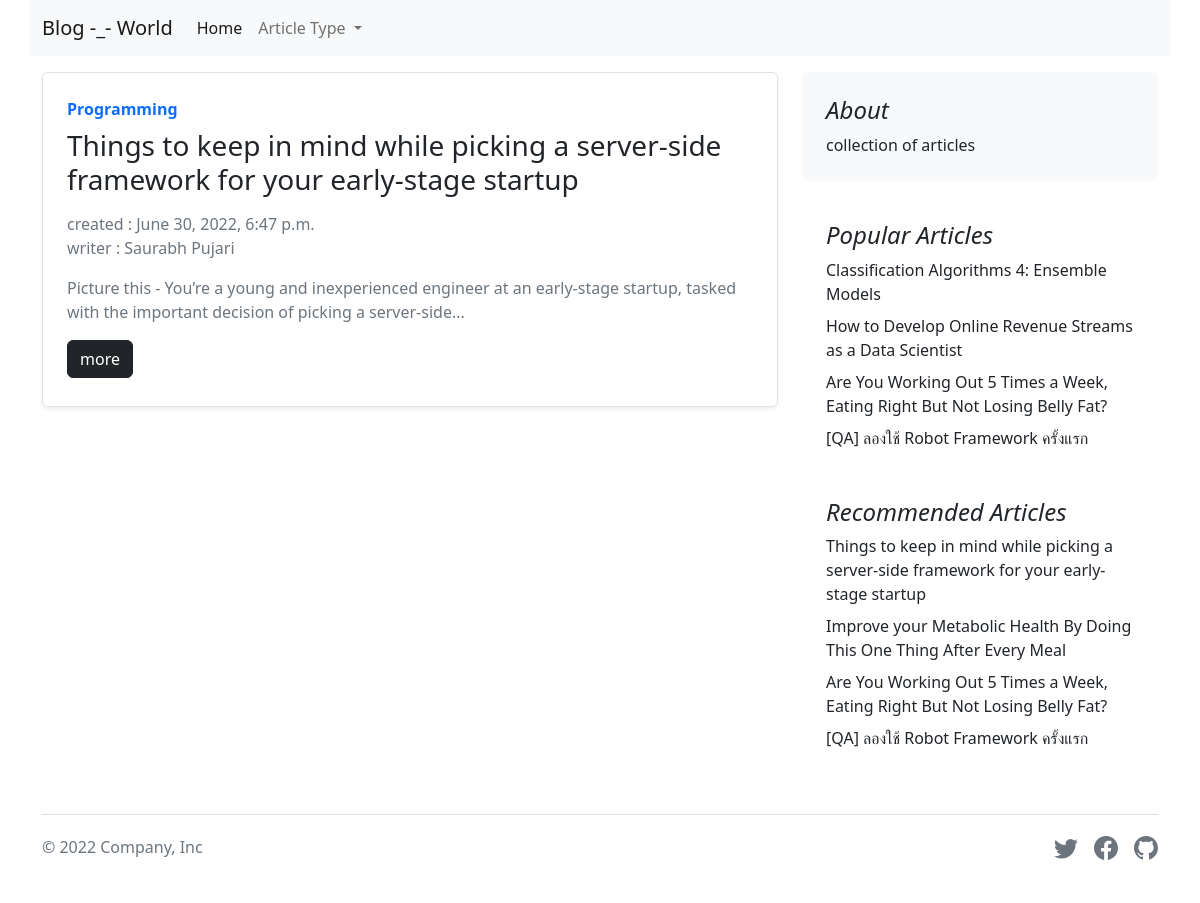
The app's page /1/, older data.
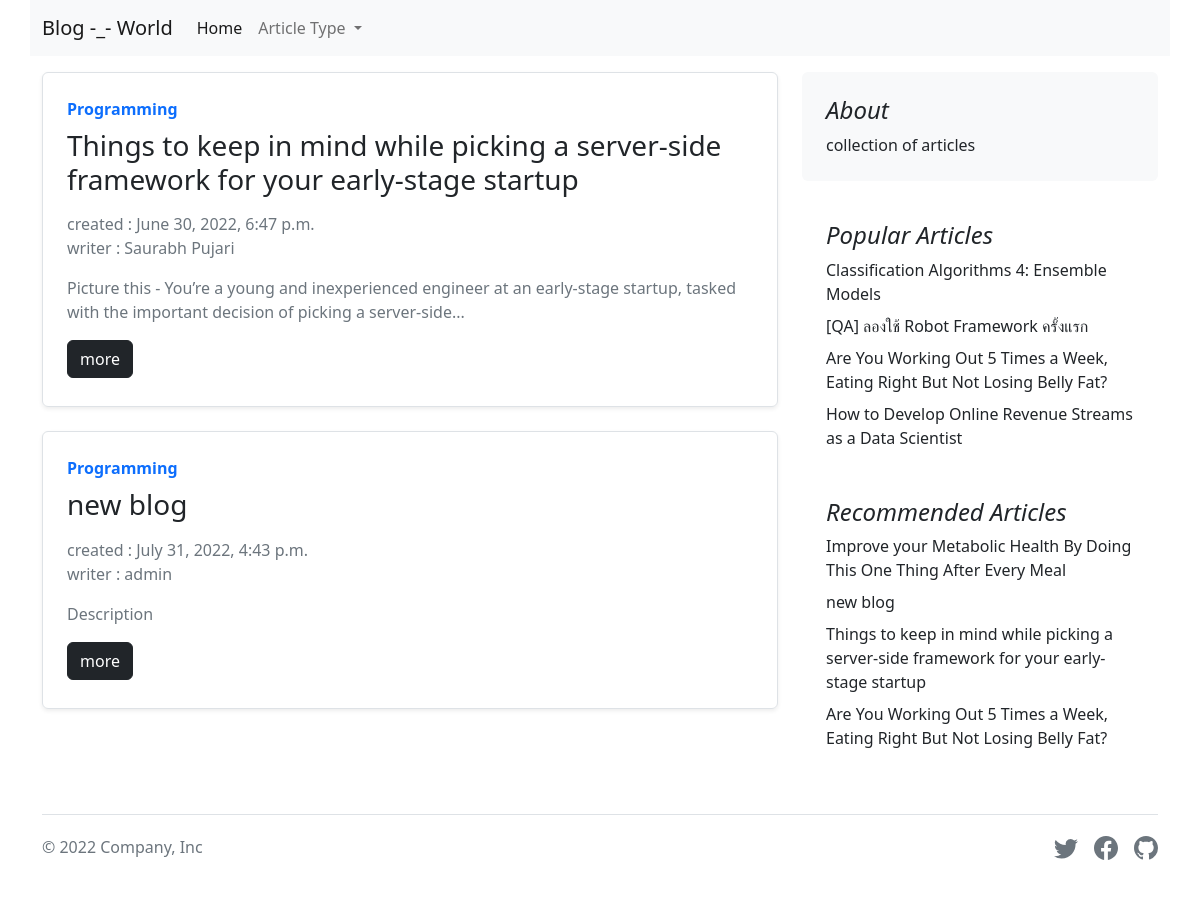
The same page, newer data.
### blog/models.py (models this page shows, shortened)
class Blogs(models.Model) :
    name = models.CharField(max_length=255)
    description = models.TextField()
    content = models.TextField()
    category = models.ForeignKey(Category,on_delete=models.CASCADE)
    writer = models.CharField(max_length=255)
    views = models.IntegerField(default=0)
    created = models.DateTimeField(auto_now_add=True)

### category/models.py (models this page shows)
class Category(models.Model) :
    name = models.CharField(max_length=255,unique=True)
    def __str__(self):
        return self.name

### blog/views.py (the view)
# urls.py: path('<int:category_id>/', resultdata, name='resultdata'),
def resultdata(request, category_id):
    results = Blogs.objects.filter(category_id=category_id)
    context = {
        'results': results,
        'categories': categories,
        'recommend': recommend,
        'popular': popular
    }
    return render(request, 'result.html', context)

### blog/templates/result.html (shortened to what this page needs)
{% extends 'layout.html' %}
{% block content %}
<div class="col-md-8" id="all_articles">
    {% for blog in results %}
    <div>
        <div class="row g-0 border rounded overflow-hidden flex-md-row mb-4 shadow-sm h-md-250 position-relative">
            <div class="col p-4 d-flex flex-column position-static">
                <strong class="d-inline-block mb-2 text-primary">{{blog.category}}</strong>
                <h3 class="mb-0">{{blog.name}}</h3>
                <div class="mb-1 text-muted">
                    <span class="row mx-0 mt-3">created : {{blog.created}}</span>
                    <span class="row mx-0 mb-3">writer : {{blog.writer}}</span>
                    <p class="card-text mb-auto">{{blog.description}}</p>
                    <a href="{% url 'blogDetail' blog.id %}" class="btn btn-dark mt-3">more</a>
                </div>
            </div>
        </div>
    </div>
    {% endfor %}
</div>
{% endblock %}

### blog/templates/layout.html (shortened to what this page needs)
<!doctype html>
<html lang="en">
<head>
    <link href="https://cdn.jsdelivr.net/npm/bootstrap@5.2.0-beta1/dist/css/bootstrap.min.css" rel="stylesheet"
>
</head>
<body>
    <nav class="navbar navbar-expand-lg bg-light container sticky-top mb-3">
        <div class="container-fluid">
          <a class="navbar-brand" href="/">Blog -_- World</a>
          <div class="collapse navbar-collapse" id="navbarNavDropdown">
            <ul class="navbar-nav">
              <li class="nav-item">
                <a class="nav-link active" aria-current="page" href="/">Home</a>
              </li>
              <li class="nav-item dropdown">
                <a class="nav-link dropdown-toggle" href="#" id="navbarDropdownMenuLink" role="button" data-bs-toggle="dropdown" aria-expanded="false">
                    Article Type
                </a>
              </li>
            </ul>
          </div>
        </div>
      </nav>
    <main class="container">
        <div class="row g-4">
            {% block content %}
            {% endblock %}
            <div class="col-md-4">
                <div class="position-sticky" style="top: 2rem;">
                    <div class="p-4 mb-3 bg-light rounded">
                        <h4 class="fst-italic">About</h4>
                        <p class="mb-0">collection of articles</p>
                    </div>
                    <div class="p-4">
                        <h4 class="fst-italic">Popular Articles</h4>
                        <ol class="list-unstyled mb-0">
                            {% for blog in popular %}
                            <li class="mt-2"><a href="{% url 'blogDetail' blog.id %}" class="text-dark text-decoration-none">{{blog.name}}</a></li>
                            {% endfor %}
                        </ol>
                    </div>
                    <div class="p-4">
                        <h4 class="fst-italic">Recommended Articles</h4>
                        <ol class="list-unstyled">
                            {% for blog in recommend %}
                            <li class="mt-2"><a href="{% url 'blogDetail' blog.id %}" class="text-dark text-decoration-none">{{blog.name}}</a></li>
                            {% endfor %}
                        </ol>
                    </div>
                </div>
            </div>
        </div>
    </main>
    <div class="container">
        <footer class="d-flex flex-wrap justify-content-between align-items-center py-3 my-4 border-top">
          <p class="col-md-4 mb-0 text-muted">&copy; 2022 Company, Inc</p>
          <a href="/" class="col-md-4 d-flex align-items-center justify-content-center mb-3 mb-md-0 me-md-auto link-dark text-decoration-none">
            <svg class="bi me-2" width="40" height="32"><use xlink:href="#bootstrap"/></svg>
          </a>
          <ul class="nav col-md-4 justify-content-end list-unstyled d-flex">
            <li class="ms-3">
                <a class="text-muted" href="#">
                </a>
             </li>
            <li class="ms-3">
                <a class="text-muted" href="#">
                </a>
             </li>
            <li class="ms-3">
                <a class="text-muted" href="#">
                </a>
             </li>
        </footer>
      </div>
</body>
</html>

Row changes from the older to the newer data that the page shows:
no longer on one of the page's lists (row edited): Blogs: name "[QA] ลองใช้ Robot Framework ครั้งแรก"
added Blogs: category "Programming", name "new blog", created "July 31, 2022, 4:43 p.m.", writer "admin", description "Description"
changed Blogs "[QA] ลองใช้ Robot Framework ครั้งแรก": moves up the list
changed Blogs "Are You Working Out 5 Times a Week, Eating Right But Not Losing Belly Fat?": moves down the list
changed Blogs "Improve your Metabolic Health By Doing This One Thing After Every Meal": moves up the list
